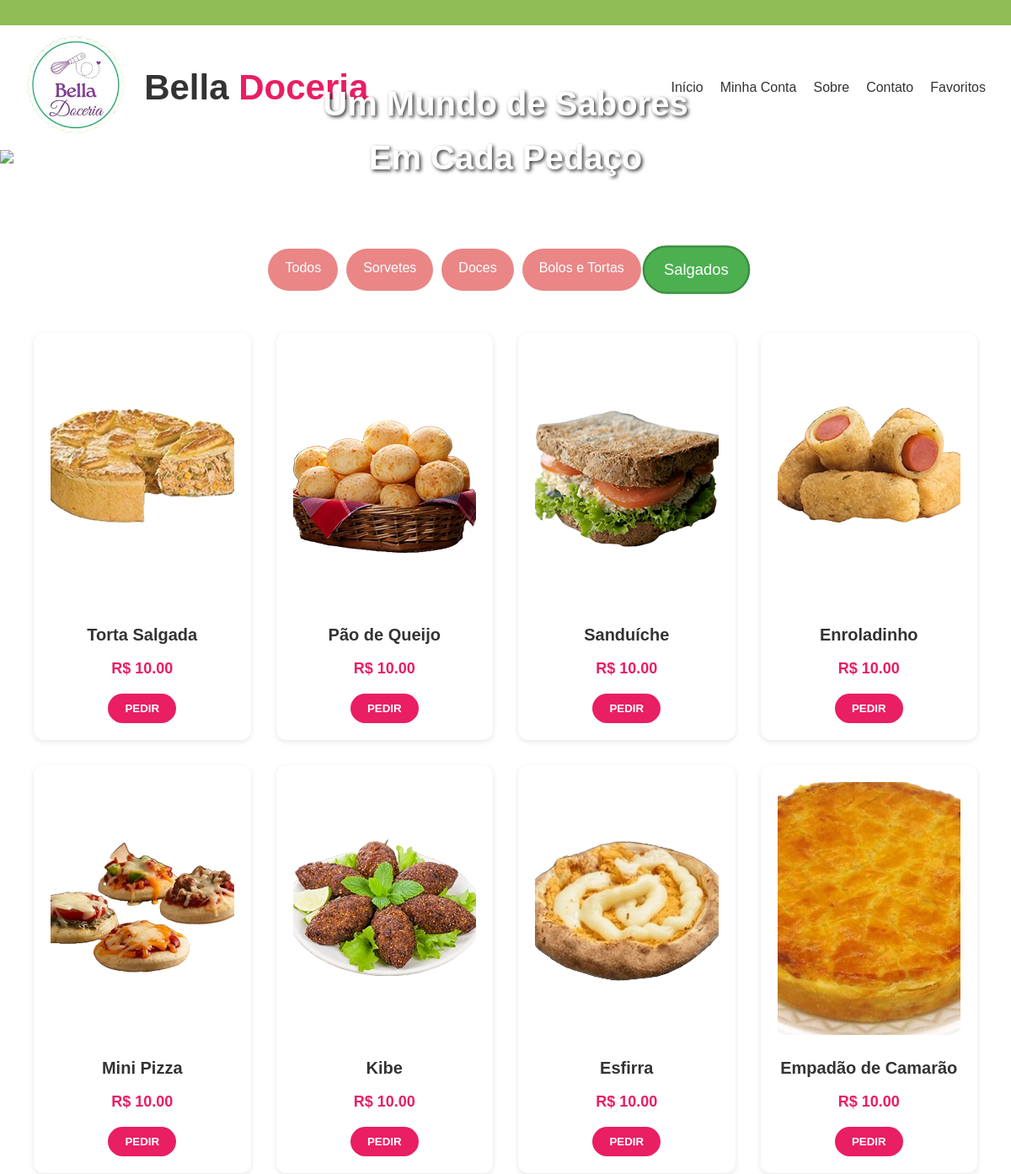
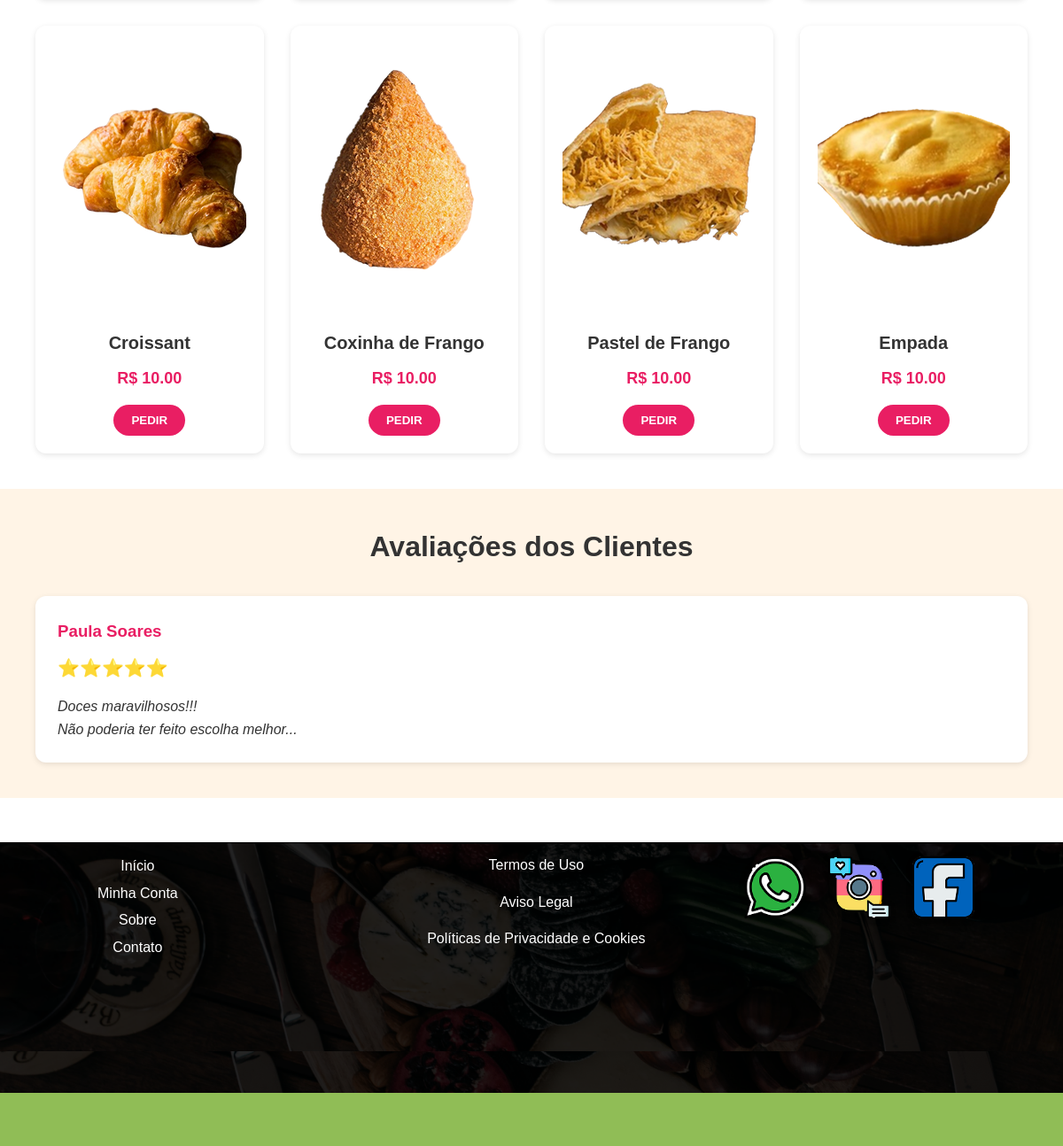
Screenshot of /catalog/home/4/ with the database file from the repository (2 pictures, top to bottom).
### catalog/models.py (models this page shows, shortened)
class Categoria(models.Model):
    nome = models.CharField(max_length=100, unique=True)
    descricao = models.TextField(blank=True, null=True)
    def __str__(self):
        return self.nome
    class Meta:
        verbose_name = "Categoria"
        verbose_name_plural = "Categorias"

class Produto(models.Model):
    nome = models.CharField(max_length=100)
    preco = models.DecimalField(max_digits=10, decimal_places=2)
    descricao_produto = models.TextField(blank=True, null=True)
    imagem = models.ImageField(upload_to='produtos/', null=True, blank=True)
    data_cadastro = models.DateTimeField(auto_now_add=True)
    ativo = models.BooleanField(default=True)
    categoria = models.ForeignKey(
    Categoria,
    on_delete=models.CASCADE,
    related_name='produtos',
    verbose_name='Categoria',
    )
    class Meta:
        verbose_name = "Produto"
        verbose_name_plural = "Produtos"
        ordering = ['-data_cadastro']
        db_table = 'Produtos'
        indexes = [
            models.Index(fields=['nome']),
        ]
        permissions = [
            ("gerenciar_estoque", "Pode alterar disponibilidade de produtos"),
        ]

### catalog/views.py (the view)
# urls.py: path('', views.home, name='home'),  # Página inicial do aplicativo "catalog"
def home(request, categoria_id=None):
    categorias = Categoria.objects.all()
    produtos = Produto.objects.filter(ativo=True)  # Produtos ativos como padrão
    categoria_selecionada = None
    if categoria_id:
        categoria_query = Categoria.objects.filter(id=categoria_id)
        if categoria_query.exists():
            categoria_selecionada = categoria_query.first()  # Obtendo a primeira (e única) categoria encontrada
            produtos = produtos.filter(categoria=categoria_selecionada)
    return render(request, 'catalog/home.html', {
        'produtos': produtos,
        'categorias': categorias,
        'categoria_selecionada': categoria_selecionada,
    })

### catalog/templates/catalog/home.html (shortened to what this page needs)
{% load static %}
<!DOCTYPE html>
<html lang="pt-BR">
<head>
  <link rel="stylesheet" href="{% static 'css/pagina1.css' %}">
</head>
<body>
  <header class="topo">
    <div class="logo">
      <a href="{% url 'home' %}">
        <img src="{% static 'images/logo.png' %}" alt="Bella Doceria" style="height: 120px; width: 120px;">
      </a>
      <a href="{% url 'home' %}" class="logo-texto">
        <h1>Bella <span>Doceria</span></h1>
      </a>
    </div>
    <nav class="menu">
      <a href="{% url 'home' %}">Início</a>
      <a href="{% static 'Páginas html/Página 6.html' %}">Minha Conta</a>
      <a href="{% url 'sobre' %}">Sobre</a>
      <a href="{% url 'contato' %}">Contato</a>
      <a href="{% static 'Páginas html/Página 12.html' %}">Favoritos</a>
    </nav>
  </header>
  <section id="inicio" class="hero" style="position: relative;">
    <img src="{% static 'images/1 banner imagem.png' %}" alt="Banner Principal" style="width: 100%; height: auto; display: block;">
    <div style="position: absolute; top: 50%; left: 50%; transform: translate(-50%, -50%); text-align: center; width: 100%;">
      <h2 style="color: white; text-shadow: 2px 2px 4px rgba(0,0,0,0.8); font-size: 2.5rem; margin-bottom: 20px;">Um Mundo de Sabores<br>Em Cada Pedaço</h2>
      <a href="https://wa.me/5581996522114" target="_blank" class="whatsapp-btn">
      </a>
    </div>
  </section>
  <section id="catalogo" class="produtos">
<div class="filtros">
  <a href="{% url 'home' %}"
     class="botao-categoria {% if not categoria_selecionada %}ativo{% endif %}">
    Todos
  </a>
  {% for categoria in categorias %}
    <a href="{% url 'home_por_categoria' categoria.id %}"
       class="botao-categoria {% if categoria == categoria_selecionada %}ativo{% endif %}">
      {{ categoria.nome }}
    </a>
  {% endfor %}
</div>
    <div class="lista-produtos">
      {% for produto in produtos %}
        <div class="produto" data-categoria="{{ produto.categoria }}">
          {% if produto.imagem %}
            <img src="{{ produto.imagem.url }}" alt="{{ produto.nome }}" class="img-produto" style="height: 300px;">
          {% else %}
            <img src="{% static 'images/logo.png' %}" alt="Imagem não disponível" class="img-produto" style="height: 300px;">
          {% endif %}
          <h3>{{ produto.nome }}</h3>
          <p class="preco">R$ {{ produto.preco }}</p>
          <a href="https://wa.me/5581996522114?text=Olá!%20Gostaria%20de%20saber%20mais%20sobre%20o%20produto%20{{ produto.nome }}%20que%20custa%20R$%20{{ produto.preco }}."
            target="_blank">
            <button class="btn-pedir">PEDIR</button>
          </a>
        </div>
      {% empty %}
        <p class="text-center">Nenhum produto disponível.</p>
      {% endfor %}
    </div>
  </section>
  <section id="avaliacoes" class="avaliacoes">
    <h2>Avaliações dos Clientes</h2>
    <div class="cards-avaliacoes">
      <div class="card-avaliacao">
        <h3>Paula Soares</h3>
        <p>⭐⭐⭐⭐⭐</p>
        <p class="comentario">Doces maravilhosos!!!<br>Não poderia ter feito escolha melhor...</p>
      </div>
    </div>
  </section>
  <footer class="rodape">
    <div class="container-rodape">
      <img src="{% static 'images/banner final.png' %}" alt="Banner Rodapé" style="width: 100%; height: auto; display: block;">
      <div class="conteudo-sobre-imagem">
        <div class="links-rodape">
          <ul class="menu-esquerdo">
            <li><a href="{% url 'home' %}">Início</a></li>
            <li><a href="{% static 'Páginas html/Página 6.html' %}">Minha Conta</a></li>
            <li><a href="{% url 'sobre' %}">Sobre</a></li>
            <li><a href="{% url 'contato' %}">Contato</a></li>
          </ul>
          <ul class="central">
            <li><a href="{% static 'home.html' %}">Termos de Uso</a></li>
            <li><a href="{% static 'home.html' %}">Aviso Legal</a></li>
            <li><a href="{% static 'index.html' %}">Políticas de Privacidade e Cookies</a></li>
          </ul>
        </div>
        <div class="icones-redes-sociais">
          <a href="https://wa.me/5581996522114" target="_blank">
            <img src="{% static 'images/whatsapp rodapé.png' %}" alt="WhatsApp">
          </a>
          <a href="https://www.instagram.com/bella.doceria__" target="_blank">
            <img src="{% static 'images/instagram rodapé.png' %}" alt="Instagram">
          </a>
          <a href="https://www.facebook.com/sua_pagina" target="_blank">
            <img src="{% static 'images/facebook  rodapé.png' %}" alt="Facebook">
          </a>
        </div>
      </div>
    </div>
  </footer>
</body>
</html>

### catalog/templates/catalog/home.html (style rules this page uses)
.produto { transition: all 0.3s ease; }
.whatsapp-btn { display: inline-flex; align-items: center; gap: 10px; background-color: #25D366; color: white; padding: 12px 24px; border-radius: 30px; text-decoration: none; font-weight: bold; animation: pulse 2s infinite; transition: all 0.3s ease; }

### rows the page displays
Categoria: nome "Sorvetes"
Categoria: nome "Doces"
Categoria: nome "Bolos e Tortas"
Categoria: nome "Salgados"
Produto: imagem (picture), nome "Torta Salgada", preco "10.00"
Produto: imagem (picture), nome "Pão de Queijo", preco "10.00"
Produto: imagem (picture), nome "Sanduíche", preco "10.00"
Produto: imagem (picture), nome "Enroladinho", preco "10.00"
Produto: imagem (picture), nome "Mini Pizza", preco "10.00"
Produto: imagem (picture), nome "Kibe", preco "10.00"
Produto: imagem (picture), nome "Esfirra", preco "10.00"
Produto: imagem (picture), nome "Empadão de Camarão", preco "10.00"
Produto: imagem (picture), nome "Croissant", preco "10.00"
Produto: imagem (picture), nome "Coxinha de Frango", preco "10.00"
Produto: imagem (picture), nome "Pastel de Frango", preco "10.00"
Produto: imagem (picture), nome "Empada", preco "10.00"
